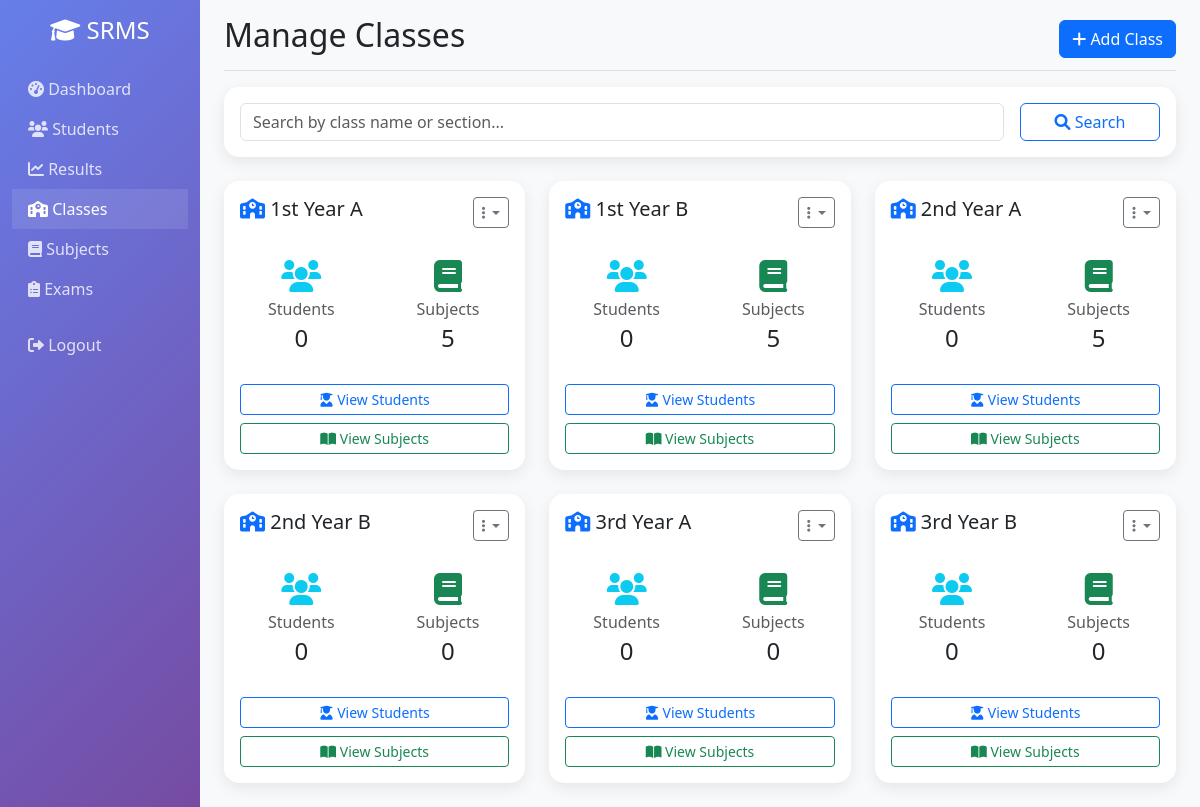
The page /classes.php (signed in) on the database its author committed.
### tables this page shows
CREATE TABLE `classes` (
  `id` int(11) NOT NULL AUTO_INCREMENT,
  `class_name` varchar(50) NOT NULL,
  `section` varchar(10) DEFAULT NULL,
  `created_at` timestamp NOT NULL DEFAULT current_timestamp(),
  PRIMARY KEY (`id`),
  UNIQUE KEY `class_name_section` (`class_name`, `section`)
);

### classes.php (the view, shortened to what this page needs)
<?php
include_once 'includes/functions.php';
$search = '';
$page = isset($_GET['page']) ? (int)$_GET['page'] : 1;
$limit = 20;
$offset = ($page - 1) * $limit;
$sql = "SELECT c.*,
        (SELECT COUNT(*) FROM students WHERE class_id = c.id) as student_count,
        (SELECT COUNT(*) FROM subjects WHERE class_id = c.id) as subject_count
        FROM classes c";
$sql .= " ORDER BY c.class_name, c.section LIMIT $limit OFFSET $offset";
$classes = $conn->query($sql);
?>
<!DOCTYPE html>
<html lang="en">
<head>
    <link href="https://cdn.jsdelivr.net/npm/bootstrap@5.3.0/dist/css/bootstrap.min.css" rel="stylesheet">
    <link rel="stylesheet" href="https://cdnjs.cloudflare.com/ajax/libs/font-awesome/6.0.0/css/all.min.css">
</head>
<body>
    <div class="container-fluid">
        <div class="row">
            <nav class="col-md-3 col-lg-2 d-md-block sidebar collapse">
                <div class="position-sticky pt-3">
                    <div class="text-center mb-4">
                        <h4 class="text-white">
                            <i class="fas fa-graduation-cap"></i> SRMS
                        </h4>
                    </div>
                    <ul class="nav flex-column">
                        <li class="nav-item">
                            <a class="nav-link" href="index.php">
                                <i class="fas fa-tachometer-alt"></i> Dashboard
                            </a>
                        </li>
                        <li class="nav-item">
                            <a class="nav-link" href="students.php">
                                <i class="fas fa-users"></i> Students
                            </a>
                        </li>
                        <li class="nav-item">
                            <a class="nav-link" href="results.php">
                                <i class="fas fa-chart-line"></i> Results
                            </a>
                        </li>
                        <li class="nav-item">
                            <a class="nav-link active" href="classes.php">
                                <i class="fas fa-school"></i> Classes
                            </a>
                        </li>
                        <li class="nav-item">
                            <a class="nav-link" href="subjects.php">
                                <i class="fas fa-book"></i> Subjects
                            </a>
                        </li>
                        <li class="nav-item">
                            <a class="nav-link" href="exams.php">
                                <i class="fas fa-clipboard-list"></i> Exams
                            </a>
                        </li>
                        <li class="nav-item mt-3">
                            <a class="nav-link" href="logout.php">
                                <i class="fas fa-sign-out-alt"></i> Logout
                            </a>
                        </li>
                    </ul>
                </div>
            </nav>
            <main class="col-md-9 ms-sm-auto col-lg-10 px-md-4 main-content">
                <div class="d-flex justify-content-between flex-wrap flex-md-nowrap align-items-center pt-3 pb-2 mb-3 border-bottom">
                    <h1 class="h2">Manage Classes</h1>
                    <div class="btn-toolbar mb-2 mb-md-0">
                        <button type="button" class="btn btn-primary" data-bs-toggle="modal" data-bs-target="#addClassModal">
                            <i class="fas fa-plus"></i> Add Class
                        </button>
                    </div>
                </div>
                <div class="card mb-4">
                    <div class="card-body">
                        <form method="GET" class="row g-3">
                            <div class="col-md-10">
                                <input type="text" class="form-control" name="search" placeholder="Search by class name or section..." value="<?php echo $search; ?>">
                            </div>
                            <div class="col-md-2">
                                <button type="submit" class="btn btn-outline-primary w-100">
                                    <i class="fas fa-search"></i> Search
                                </button>
                            </div>
                        </form>
                    </div>
                </div>
                <div class="row">
                    <?php while ($class = $classes->fetch_assoc()): ?>
                    <div class="col-md-6 col-lg-4 mb-4">
                        <div class="card h-100">
                            <div class="card-body">
                                <div class="d-flex justify-content-between align-items-start mb-3">
                                    <h5 class="card-title mb-0">
                                        <i class="fas fa-school text-primary"></i>
                                        <?php echo htmlspecialchars($class['class_name'] . ' ' . $class['section']); ?>
                                    </h5>
                                    <div class="dropdown">
                                        <button class="btn btn-sm btn-outline-secondary dropdown-toggle" type="button" data-bs-toggle="dropdown">
                                            <i class="fas fa-ellipsis-v"></i>
                                        </button>
                                    </div>
                                </div>
                                <div class="row mb-3">
                                    <div class="col-6">
                                        <div class="stat-card">
                                            <i class="fas fa-users text-info fa-2x mb-2"></i>
                                            <h6 class="text-muted mb-1">Students</h6>
                                            <h4 class="mb-0"><?php echo $class['student_count']; ?></h4>
                                        </div>
                                    </div>
                                    <div class="col-6">
                                        <div class="stat-card">
                                            <i class="fas fa-book text-success fa-2x mb-2"></i>
                                            <h6 class="text-muted mb-1">Subjects</h6>
                                            <h4 class="mb-0"><?php echo $class['subject_count']; ?></h4>
                                        </div>
                                    </div>
                                </div>
                                <div class="d-grid gap-2">
                                    <a href="class_students.php?id=<?php echo $class['id']; ?>" class="btn btn-outline-primary btn-sm">
                                        <i class="fas fa-user-graduate"></i> View Students
                                    </a>
                                    <a href="class_subjects.php?id=<?php echo $class['id']; ?>" class="btn btn-outline-success btn-sm">
                                        <i class="fas fa-book-open"></i> View Subjects
                                    </a>
                                </div>
                            </div>
                        </div>
                    </div>
                    <?php endwhile; ?>
                </div>
            </main>
        </div>
    </div>
</body>
</html>

### classes.php (style rules this page uses)
.sidebar { min-height: 100vh; background: linear-gradient(135deg, #667eea 0%, #764ba2 100%); }
.sidebar .nav-link { color: rgba(255, 255, 255, 0.8); transition: all 0.3s; }
.sidebar .nav-link:hover, .sidebar .nav-link.active { color: white; background: rgba(255, 255, 255, 0.1); }
.main-content { background-color: #f8f9fa; min-height: 100vh; }
.card { border: none; border-radius: 15px; box-shadow: 0 5px 15px rgba(0, 0, 0, 0.08); }
.stat-card { background: white; border-radius: 10px; padding: 1rem; text-align: center; }

### rows shown on the page
classes: class_name+section "1st Year A", student_count "0", subject_count "5"
classes: class_name+section "1st Year B", student_count "0", subject_count "5"
classes: class_name+section "2nd Year A", student_count "0", subject_count "5"
classes: class_name+section "2nd Year B", student_count "0", subject_count "0"
classes: class_name+section "3rd Year A", student_count "0", subject_count "0"
classes: class_name+section "3rd Year B", student_count "0", subject_count "0"
